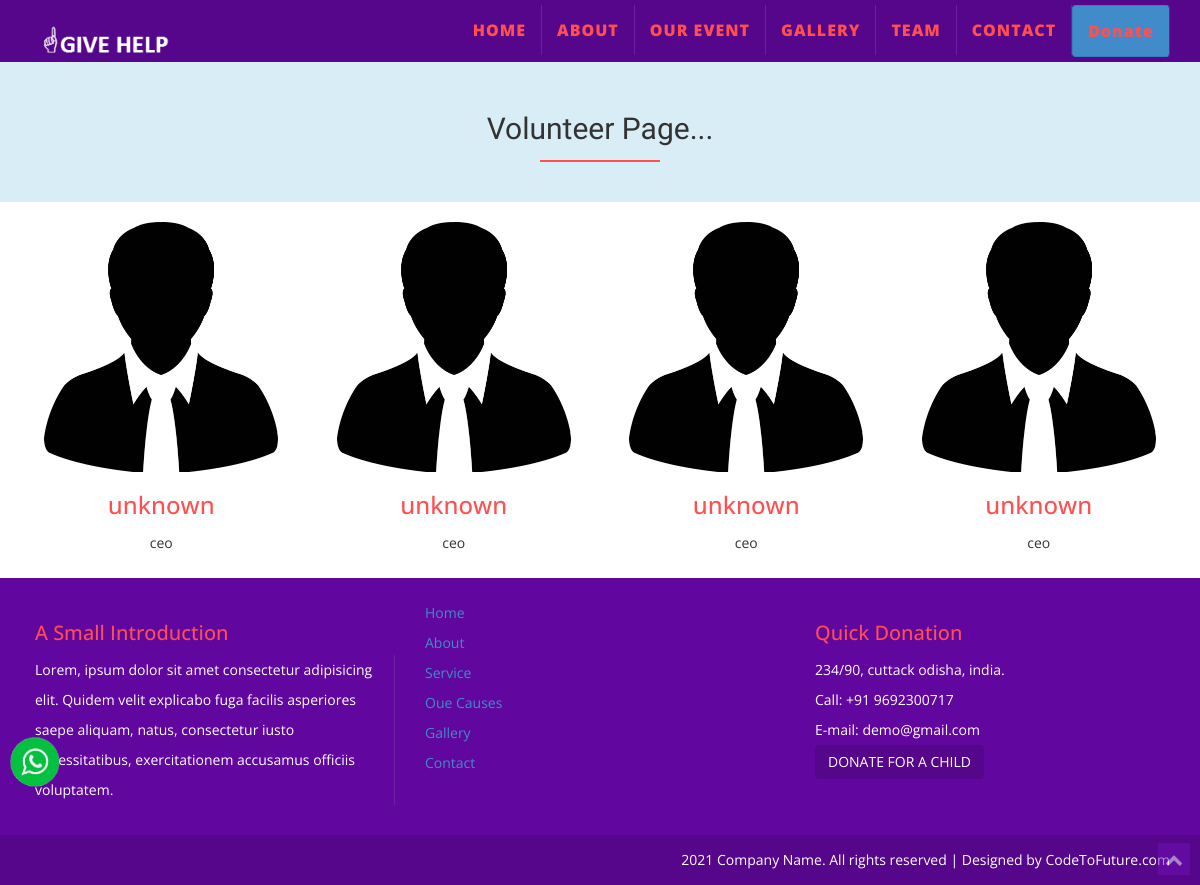
The app's page /team.php with its own data.
### tables this page shows
CREATE TABLE `team` (
  `id` int(255) NOT NULL,
  `name` varchar(100) NOT NULL,
  `designation` varchar(100) NOT NULL,
  `message` text NOT NULL,
  `image` varchar(500) NOT NULL
);

### team.php (the view)
<?php include('include/header.php') ?>
<div class="container-fluid bg-info ">
  <div class="row">
    <div class="col-sm-12">
      <h2 class="text-center" style="padding-top:30px; padding-bottom:30px;">Volunteer Page...</h2>
    </div>
  </div>
</div>
<div class="container-fluid">
  <div class="container">
    <div class="row">
      <?php
      $sql = "SELECT * FROM team";
      $result = $conn->query($sql);
      if ($result->num_rows > 0) {
        while ($row = $result->fetch_assoc()) {
      ?>
          <div class="col-sm-3">
            <div class="card text-center" style="margin-bottom:20px;margin-top:20px;">
              <img class="card-img-top" src="admin/image/team/<?php echo $row['image']; ?>" height="250" alt="Card image cap">
              <div class="card-body">
                <h3><?php echo $row['name']; ?></h3>
                <p class="card-text"><?php echo $row['designation']; ?></p>
              </div>
            </div>
          </div>
      <?php
        }
      }
      ?>
    </div>
  </div>
</div>
<?php include('include/footer.php') ?>

### include/header.php (shortened to what this page needs)
<!DOCTYPE html>
<html lang="en">
<head>
  <link href="assets/css/bootstrap.css" rel="stylesheet" />
  <link href="assets/css/font-awesome.min.css" rel="stylesheet" />
  <link href="assets/css/prettyPhoto.css" rel="stylesheet" />
  <link href="assets/css/style.css" rel="stylesheet" />
</head>
<body>
  <div class="whatsapp">
    <a href="https://api.whatsapp.com/send?phone=+91 9692300717" target="_blank">
      <h5><img src="assets/img/whatsapp.png" height="50" width="50" alt=""></i></h5>
    </a>
  </div>
  <div id="home" class="navbar navbar-default move-me">
    <div class="container">
      <div class="navbar-header">
        <a class="navbar-brand" href="index.php">
          <img src="assets/img/logo.png" class="navbar-brand-logo" alt="" />
        </a>
      </div>
      <div class="navbar-collapse collapse">
        <ul class="nav navbar-nav navbar-right">
          <li class="dropdown">
            <a href="index.php">HOME</a>
          </li>
          <li class="dropdown">
            <a href="about.php">ABOUT</a>
          </li>
          <li class="dropdown">
            <a href="event.php">OUR EVENT</a>
          </li>
          <li class="dropdown">
            <a href="gallery.php">GALLERY</a>
          </li>
          <li class="dropdown">
            <a href="team.php">TEAM</a>
          </li>
          <li class="dropdown">
            <a href="contact.php">CONTACT</a>
          </li>
          <li class="dropdown">
            <a href="" class="btn btn-primary" data-toggle="modal" data-target="#donatemodal">Donate</a>
          </li>
        </ul>
      </div>
    </div>
  </div>

### include/footer.php (shortened to what this page needs)
<div id="footer-sec">
  <div class="container">
    <div class="row">
      <div class="col-lg-4 col-md-4" id="about-ftr">
        <h3><span>A Small Introduction</span></h3>
        <p>
          Lorem, ipsum dolor sit amet consectetur adipisicing elit. Quidem velit explicabo fuga facilis asperiores saepe aliquam, natus, consectetur iusto necessitatibus, exercitationem accusamus officiis voluptatem.
        </p>
      </div>
      <div class="col-lg-4 col-md-4">
        <div><a href="index.php">Home</a></div>
        <div><a href="about.php">About</a></div>
        <div><a href="service.php">Service</a></div>
        <div><a href="causes.php">Oue Causes</a></div>
        <div><a href="gallery.php">Gallery</a></div>
        <div><a href="contact.php">Contact</a></div>
      </div>
      <div class="col-lg-4 col-md-4">
        <h3><span>Quick Donation</span></h3>
        <div>
          234/90, cuttack odisha, india.
          <br />
          Call: +91 9692300717
          <br />
          E-mail: demo@gmail.com
        </div>
        <div class="form-group">
          <button type="submit" class="btn btn-style-2">
            DONATE FOR A CHILD
          </button>
        </div>
      </div>
    </div>
  </div>
</div>
<div id="footser-end">
  <div class="container">
    <div class="row">
      <div class="col-lg-12 col-md-12">
      2021 Company Name. All rights reserved | Designed by
      <a href="https://www.codetofuture.com/" target="_blank" style="color: #fff">
          CodeToFuture.com</a>
      </div>
    </div>
  </div>
</div>
<div class="move-me">
  <a href="#home" class="scrollup"><i class="fa fa-chevron-up"></i></a>
</div>
</body>
</html>

### assets/css/style.css (style rules this page uses)
h1, h2, h3.h4 { font-family: 'Nova Flat'; }
h3 { color: #FF4F4F; }
h2:after { content: ''; display: block; width: 120px; height: 2px; background: #FF4F4F; margin: auto; text-align: center; margin-top: 15px; }
.navbar-default { background-color: #55068A; border: 0px; -webkit-border-radius: 0px; -moz-border-radius: 0px; border-radius: 0px; }
.navbar { margin-bottom: 0px; }
.navbar-brand-logo { max-height: 60px; padding-bottom: 10px; }
.navbar-default .navbar-nav > li > a { color: #FFF; font-size: 16px; }
.navbar-nav > li > a { border-right: 1px solid #6D1FA2; margin: 5px 0px 5px 0px; color: #FF4F4F!important; font-weight: 800; letter-spacing: 1px; }
.btn-style-2 { color: #fff; background-color: #55068A; border-color: #55068A; -webkit-transition: all 0.5s ease-in-out; -moz-transition: all 0.5s ease-in-out; -o-transition: all 0.5s ease-in-out; transition: all 0.5s ease-in-out; }
#footer-sec { background-color: #61069E; color: #fff; padding: 20px; }
#footer-sec span { font-size: 20px; color: #FF4F4F; }
#footer-sec p { border-right: 1px solid #6D1FA2; padding-right: 10px; }
#footser-end { text-align: right; background-color: #55068A; color: #fff; padding: 10px; }
a.scrollup { background: #730EB8; height: 32px; width: 32px; color: #fff; font-size: 18px; line-height: 32px; text-align: center; text-decoration: none; position: fixed; bottom: 10px; right: 10px; z-index: 9999; opacity: 0.5; }
.whatsapp { position: fixed; left: 10px; bottom: 10%; z-index: 1500; }

### include/header.php (style rules this page uses)
.whatsapp { position: fixed; left: 10px; bottom: 10%; z-index: 1500; }

### records on screen
team: image (placeholder picture), name "unknown", designation "ceo"
team: image (placeholder picture), name "unknown", designation "ceo"
team: image (placeholder picture), name "unknown", designation "ceo"
team: image (placeholder picture), name "unknown", designation "ceo"
